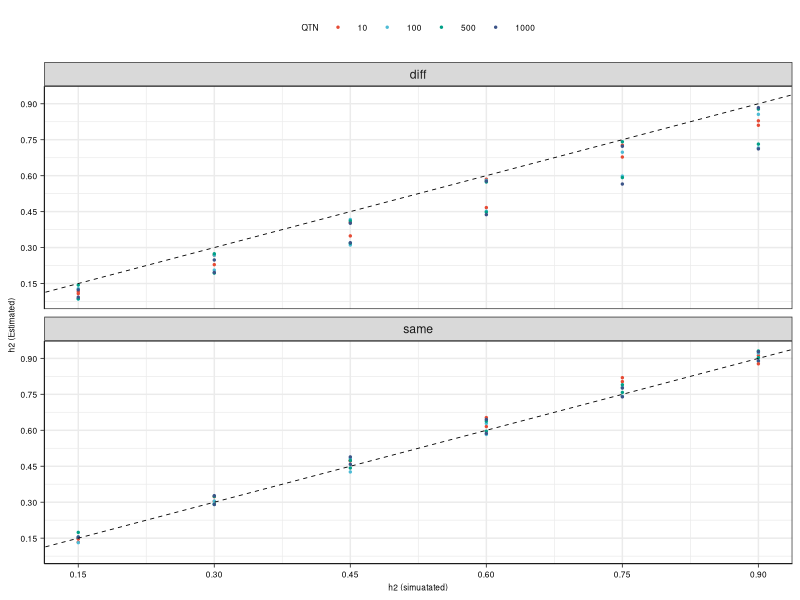
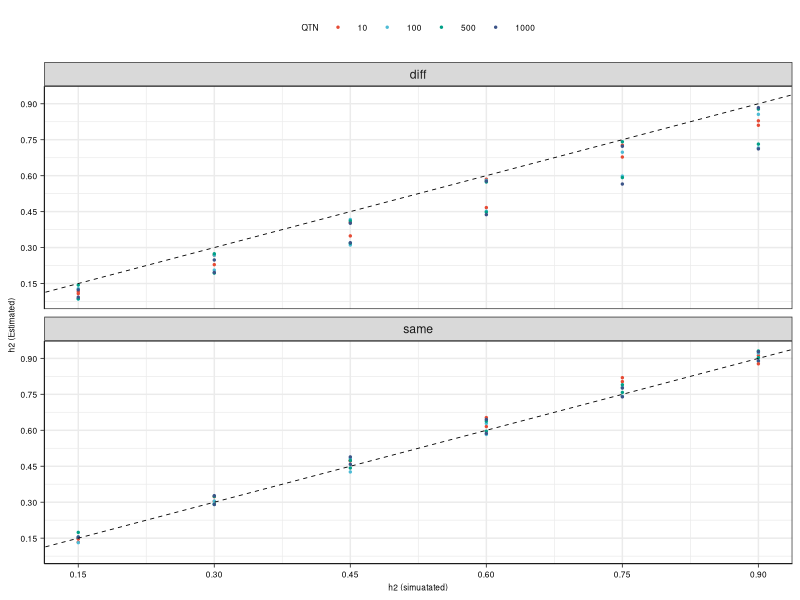

Recreate these plots in R, in order.
## ---- chunk 1
library(ggplot2)
library(ggsci)
data <- read.table("./diff_same_kinship_sim.txt",header = T,sep="\t")
#colnames(data) <- c("Name","Marker","exp_h2","QTN","rep","Sim","Model","Type","h2","pSNPs","pSVs")d
data$QTN <- factor(data$QTN,levels=c(10,100,500,1000))

g_ticks <- seq(0.15,0.9,0.15)

#snps <- data[data$Type=="SNPs",]

p1 <- ggplot(data,aes(x=h2_simulated,y=h2_estimated,group=QTN))+
  geom_point(aes(color=QTN),size=0.5)+
  #geom_segment(aes(x=h2_estimated-se,xend=h2_estimated+se,y=h2_estimated,yend=h2_estimated,color=QTN,group=QTN))+
  #geom_line(aes(color=QTN))+
  facet_wrap(~type,nrow = 2)+
  geom_abline(slope=1,linetype="dashed",size=0.3)+
  scale_x_continuous(breaks = g_ticks)+
  scale_y_continuous(breaks = g_ticks)+
  labs(x="h2 (simuatated)",y="h2 (Estimated)")+
  theme_bw()+
  theme(
    axis.text=element_text(size=6,color="black"),
    axis.title=element_text(size=6,color="black"),
    axis.line = element_line(size=0.3),
    axis.ticks = element_line(size=0.3),
    legend.position = "top",
    legend.text = element_text(size=6,color="black"),
    legend.title = element_text(size=6,color="black")
  )+
  scale_color_npg()
p1

  
ggsave("simulation1.pdf",p1,width=12,height = 12,units="cm")
